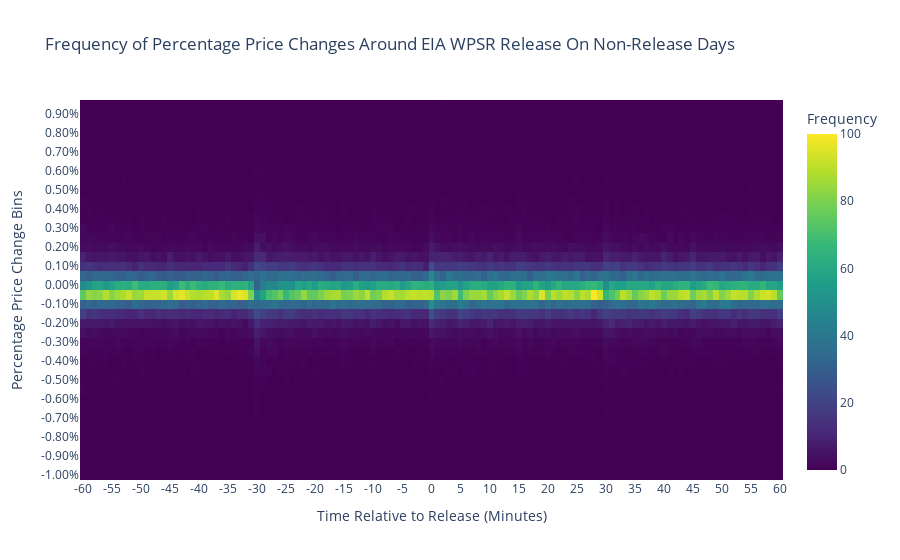
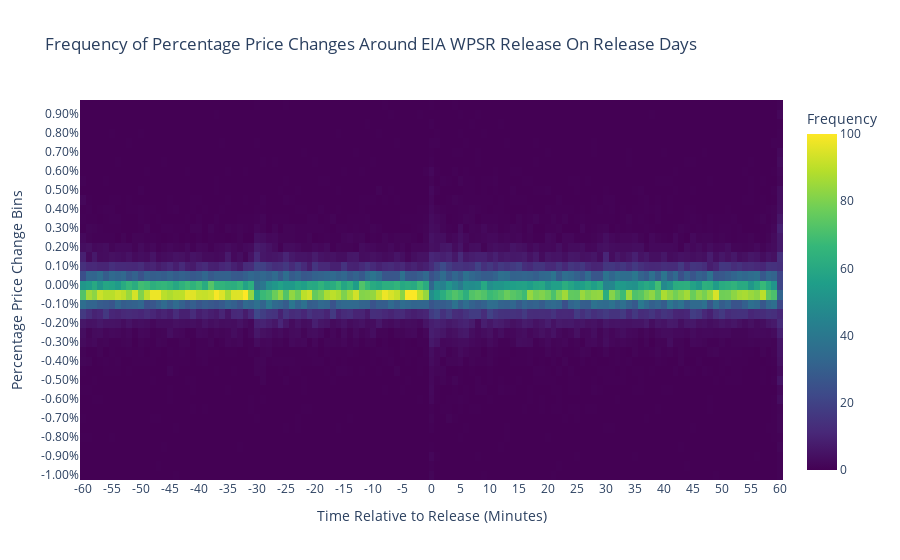

Notebook code for these charts, in order:
### Code cell
# 2. Define Time Intervals and Price Change Bins for Heatmap
time_intervals_non_release = sorted(non_release_price_windows_60min['Time_till_Release'].unique())
price_change_bins= np.linspace(-1, 1, num=41) # Example: Bins from -1% to +1% in 0.05% increments, adjust as needed
price_change_labels = [f'{bin_val:.2f}%' for bin_val in price_change_bins] # Labels for bins

# 3.  Bin Price Changes and Count Frequencies
non_release_price_windows_60min['Price_Change_Bin'] = pd.cut(non_release_price_windows_60min['Percent_Change'], bins=price_change_bins, labels=price_change_labels[:-1], include_lowest=True)


heatmap_data_non_release = non_release_price_windows_60min.groupby(['Price_Change_Bin', 'Time_till_Release']).size().unstack(fill_value=0)

# Reindex columns and rows to ensure all intervals and bins are present, even if count is zero
heatmap_data_non_release = heatmap_data_non_release.reindex(columns=time_intervals, fill_value=0)
heatmap_data_non_release = heatmap_data_non_release.reindex(index=price_change_labels[:-1], fill_value=0)

heatmap_non_release_values = heatmap_data_non_release.values

min_val = np.min(heatmap_non_release_values)
max_val = np.max(heatmap_non_release_values)

if max_val > min_val: # Avoid division by zero if all values are the same
    heatmap_non_release_values_scaled_linear = (heatmap_non_release_values - min_val) / (max_val - min_val) * 100.0
else:
    heatmap_non_release_values_scaled_linear = np.zeros_like(heatmap_non_release_values) # Or handle as needed if range is zero

# 4. Create Interactive Heatmap with Plotly
fig_heatmap_non_release = go.Figure(data=go.Heatmap(
    z=heatmap_non_release_values_scaled_linear,
    x=heatmap_data_non_release.columns,
    y=heatmap_data_non_release.index,
    colorscale='Viridis', # Choose a colorscale that suits your preference
    colorbar=dict(title='Frequency')
))

fig_heatmap_non_release.update_layout(
    title='Frequency of Percentage Price Changes Around EIA WPSR Release On Non-Release Days',
    xaxis_title='Time Relative to Release (Minutes)',
    yaxis_title='Percentage Price Change Bins',
    #yaxis=dict(autorange="reversed"), # Invert y-axis to have positive changes at the top
    xaxis=dict(tickvals=time_intervals[::5], ticktext=[int(x) for x in time_intervals[::5]]) # Show x-axis ticks every 5 minutes
)

fig_heatmap_non_release.show()


# Assume price_window_60min dataframe is already loaded and has 'Datetime', 'Close', and 'Release_Datetime' columns

# 1. Calculate Price Changes Relative to Pre-Release Minute
price_window_60min['Time_Delta_Minutes'] = price_window_60min.index - price_window_60min['Release_Datetime']
price_window_60min['Time_Delta_Minutes'] = price_window_60min['Time_Delta_Minutes'].apply(lambda td: td.total_seconds() / 60)
#price_window_60min['Price_Change'] = price_window_60min.groupby('Release_Datetime')['Close'].transform(lambda x: x - x.shift(1))
#price_window_60min['Percent_Change'] = price_window_60min.groupby('Release_Datetime')['Close'].pct_change() * 100

#price_window_60min = price_window_60min.dropna(subset=['Percent_Change']) # Remove rows where shift resulted in NaN

# 2. Define Time Intervals and Price Change Bins for Heatmap
time_intervals_release = sorted(price_window_60min['Time_Delta_Minutes'].unique())

# 3.  Bin Price Changes and Count Frequencies
price_window_60min['Price_Change_Bin'] = pd.cut(price_window_60min['Percent_Change'], bins=price_change_bins, labels=price_change_labels[:-1], include_lowest=True)


heatmap_data_release = price_window_60min.groupby(['Price_Change_Bin', 'Time_Delta_Minutes']).size().unstack(fill_value=0)

# Reindex columns and rows to ensure all intervals and bins are present, even if count is zero
heatmap_data_release = heatmap_data_release.reindex(columns=time_intervals, fill_value=0)
heatmap_data_release = heatmap_data_release.reindex(index=price_change_labels[:-1], fill_value=0)


heatmap_release_values = heatmap_data_release.values

min_val, max_val = np.min(heatmap_release_values), np.max(heatmap_release_values)

if max_val > min_val: # Avoid division by zero if all values are the same
    heatmap_release_values_scaled_linear = (heatmap_release_values - min_val) / (max_val - min_val) * 100.0
else:
    heatmap_release_values_scaled_linear = np.zeros_like(heatmap_release_values) # Or handle as needed if range is zero

# 4. Create Interactive Heatmap with Plotly
fig_heatmap_release = go.Figure(data=go.Heatmap(
    z=heatmap_release_values_scaled_linear,
    x=heatmap_data_release.columns,
    y=heatmap_data.index,
    colorscale='Viridis', # Choose a colorscale that suits your preference
    colorbar=dict(title='Frequency')
))

fig_heatmap_release.update_layout(
    title='Frequency of Percentage Price Changes Around EIA WPSR Release On Release Days',
    xaxis_title='Time Relative to Release (Minutes)',
    yaxis_title='Percentage Price Change Bins',
    #yaxis=dict(autorange="reversed"), # Invert y-axis to have positive changes at the top
    xaxis=dict(tickvals=time_intervals[::5], ticktext=[int(x) for x in time_intervals[::5]]) # Show x-axis ticks every 5 minutes
)

fig_heatmap_release.show()

### Figure 1 — Plotly figure (JSON) as saved in the notebook; plotly's stock layout.template omitted (floating-point values rounded to 4 significant figures; data arrays with more than 128 entries replaced by an {"elided": "..."} marker saying what was removed)
{"data": [{"colorbar": {"title": {"text": "Frequency"}}, "colorscale": [[0, "#440154"], [0.1111, "#482878"], [0.2222, "#3e4989"], [0.3333, "#31688e"], [0.4444, "#26828e"], [0.5556, "#1f9e89"], [0.6667, "#35b779"], [0.7778, "#6ece58"], [0.8889, "#b5de2b"], [1, "#fde725"]], "type": "heatmap", "x": [-60.0, -59.0, -58.0, -57.0, -56.0, -55.0, -54.0, -53.0, -52.0, -51.0, -50.0, -49.0, -48.0, -47.0, -46.0, -45.0, -44.0, -43.0, -42.0, -41.0, -40.0, -39.0, -38.0, -37.0, -36.0, -35.0, -34.0, -33.0, -32.0, -31.0, -30.0, -29.0, -28.0, -27.0, -26.0, -25.0, -24.0, -23.0, -22.0, -21.0, -20.0, -19.0, -18.0, -17.0, -16.0, -15.0, -14.0, -13.0, -12.0, -11.0, -10.0, -9.0, -8.0, -7.0, -6.0, -5.0, -4.0, -3.0, -2.0, -1.0, 0.0, 1.0, 2.0, 3.0, 4.0, 5.0, 6.0, 7.0, 8.0, 9.0, 10.0, 11.0, 12.0, 13.0, 14.0, 15.0, 16.0, 17.0, 18.0, 19.0, 20.0, 21.0, 22.0, 23.0, 24.0, 25.0, 26.0, 27.0, 28.0, 29.0, 30.0, 31.0, 32.0, 33.0, 34.0, 35.0, 36.0, 37.0, 38.0, 39.0, 40.0, 41.0, 42.0, 43.0, 44.0, 45.0, 46.0, 47.0, 48.0, 49.0, 50.0, 51.0, 52.0, 53.0, 54.0, 55.0, 56.0, 57.0, 58.0, 59.0, 60.0], "y": ["-1.00%", "-0.95%", "-0.90%", "-0.85%", "-0.80%", "-0.75%", "-0.70%", "-0.65%", "-0.60%", "-0.55%", "-0.50%", "-0.45%", "-0.40%", "-0.35%", "-0.30%", "-0.25%", "-0.20%", "-0.15%", "-0.10%", "-0.05%", "0.00%", "0.05%", "0.10%", "0.15%", "0.20%", "0.25%", "0.30%", "0.35%", "0.40%", "0.45%", "0.50%", "0.55%", "0.60%", "0.65%", "0.70%", "0.75%", "0.80%", "0.85%", "0.90%", "0.95%"], "z": {"elided": "40x121 float values"}}], "layout": {"title": {"text": "Frequency of Percentage Price Changes Around EIA WPSR Release On Non-Release Days"}, "xaxis": {"ticktext": [-60, -55, -50, -45, -40, -35, -30, -25, -20, -15, -10, -5, 0, 5, 10, 15, 20, 25, 30, 35, 40, 45, 50, 55, 60], "tickvals": [-60, -55, -50, -45, -40, -35, -30, -25, -20, -15, -10, -5, 0, 5, 10, 15, 20, 25, 30, 35, 40, 45, 50, 55, 60], "title": {"text": "Time Relative to Release (Minutes)"}}, "yaxis": {"title": {"text": "Percentage Price Change Bins"}}}}

### Figure 2 — Plotly figure (JSON) as saved in the notebook; plotly's stock layout.template omitted (floating-point values rounded to 4 significant figures; data arrays with more than 128 entries replaced by an {"elided": "..."} marker saying what was removed)
{"data": [{"colorbar": {"title": {"text": "Frequency"}}, "colorscale": [[0, "#440154"], [0.1111, "#482878"], [0.2222, "#3e4989"], [0.3333, "#31688e"], [0.4444, "#26828e"], [0.5556, "#1f9e89"], [0.6667, "#35b779"], [0.7778, "#6ece58"], [0.8889, "#b5de2b"], [1, "#fde725"]], "type": "heatmap", "x": [-60.0, -59.0, -58.0, -57.0, -56.0, -55.0, -54.0, -53.0, -52.0, -51.0, -50.0, -49.0, -48.0, -47.0, -46.0, -45.0, -44.0, -43.0, -42.0, -41.0, -40.0, -39.0, -38.0, -37.0, -36.0, -35.0, -34.0, -33.0, -32.0, -31.0, -30.0, -29.0, -28.0, -27.0, -26.0, -25.0, -24.0, -23.0, -22.0, -21.0, -20.0, -19.0, -18.0, -17.0, -16.0, -15.0, -14.0, -13.0, -12.0, -11.0, -10.0, -9.0, -8.0, -7.0, -6.0, -5.0, -4.0, -3.0, -2.0, -1.0, 0.0, 1.0, 2.0, 3.0, 4.0, 5.0, 6.0, 7.0, 8.0, 9.0, 10.0, 11.0, 12.0, 13.0, 14.0, 15.0, 16.0, 17.0, 18.0, 19.0, 20.0, 21.0, 22.0, 23.0, 24.0, 25.0, 26.0, 27.0, 28.0, 29.0, 30.0, 31.0, 32.0, 33.0, 34.0, 35.0, 36.0, 37.0, 38.0, 39.0, 40.0, 41.0, 42.0, 43.0, 44.0, 45.0, 46.0, 47.0, 48.0, 49.0, 50.0, 51.0, 52.0, 53.0, 54.0, 55.0, 56.0, 57.0, 58.0, 59.0, 60.0], "y": ["-1.00%", "-0.95%", "-0.90%", "-0.85%", "-0.80%", "-0.75%", "-0.70%", "-0.65%", "-0.60%", "-0.55%", "-0.50%", "-0.45%", "-0.40%", "-0.35%", "-0.30%", "-0.25%", "-0.20%", "-0.15%", "-0.10%", "-0.05%", "0.00%", "0.05%", "0.10%", "0.15%", "0.20%", "0.25%", "0.30%", "0.35%", "0.40%", "0.45%", "0.50%", "0.55%", "0.60%", "0.65%", "0.70%", "0.75%", "0.80%", "0.85%", "0.90%", "0.95%"], "z": {"elided": "40x121 float values"}}], "layout": {"title": {"text": "Frequency of Percentage Price Changes Around EIA WPSR Release On Release Days"}, "xaxis": {"ticktext": [-60, -55, -50, -45, -40, -35, -30, -25, -20, -15, -10, -5, 0, 5, 10, 15, 20, 25, 30, 35, 40, 45, 50, 55, 60], "tickvals": [-60, -55, -50, -45, -40, -35, -30, -25, -20, -15, -10, -5, 0, 5, 10, 15, 20, 25, 30, 35, 40, 45, 50, 55, 60], "title": {"text": "Time Relative to Release (Minutes)"}}, "yaxis": {"title": {"text": "Percentage Price Change Bins"}}}}
